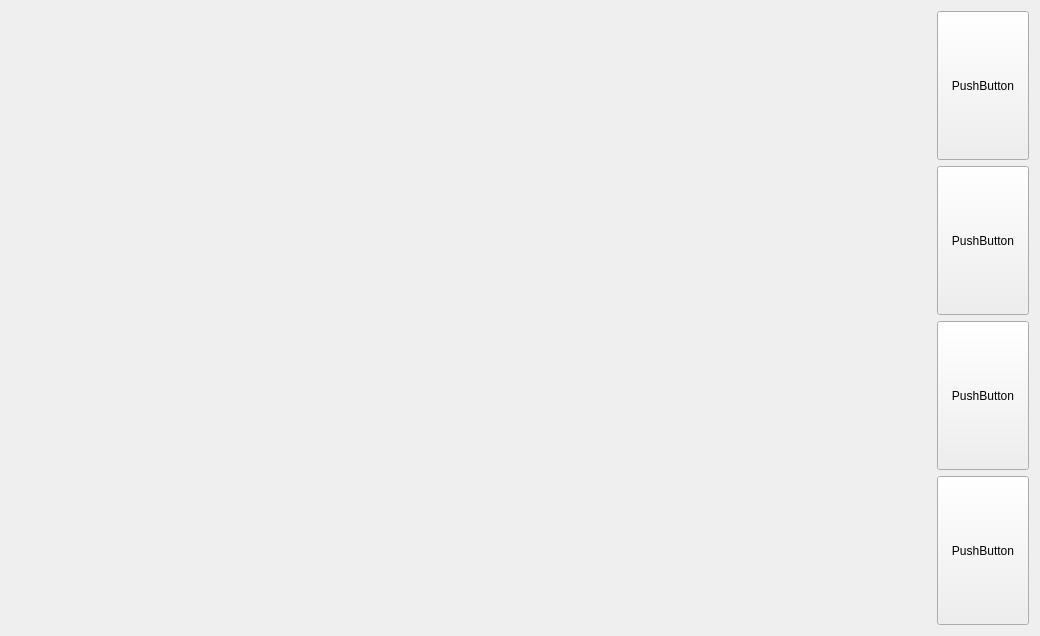
<?xml version="1.0" encoding="UTF-8"?>
<ui version="4.0">
 <class>Form</class>
 <widget class="QWidget" name="Form">
  <property name="geometry">
   <rect>
    <x>0</x>
    <y>0</y>
    <width>1040</width>
    <height>636</height>
   </rect>
  </property>
  <property name="windowTitle">
   <string>Form</string>
  </property>
  <layout class="QHBoxLayout" name="horizontalLayout" stretch="10,1">
   <item>
    <widget class="PlotWidget" name="graphWidget" native="true">
     <property name="minimumSize">
      <size>
       <width>300</width>
       <height>0</height>
      </size>
     </property>
    </widget>
   </item>
   <item>
    <layout class="QVBoxLayout" name="verticalLayout" stretch="0,0,0,0">
     <item>
      <widget class="QPushButton" name="btn_save">
       <property name="sizePolicy">
        <sizepolicy hsizetype="Expanding" vsizetype="Expanding">
         <horstretch>0</horstretch>
         <verstretch>0</verstretch>
        </sizepolicy>
       </property>
       <property name="minimumSize">
        <size>
         <width>60</width>
         <height>60</height>
        </size>
       </property>
       <property name="text">
        <string>PushButton</string>
       </property>
      </widget>
     </item>
     <item>
      <widget class="QPushButton" name="btn_lear">
       <property name="sizePolicy">
        <sizepolicy hsizetype="Expanding" vsizetype="Expanding">
         <horstretch>0</horstretch>
         <verstretch>0</verstretch>
        </sizepolicy>
       </property>
       <property name="minimumSize">
        <size>
         <width>60</width>
         <height>60</height>
        </size>
       </property>
       <property name="text">
        <string>PushButton</string>
       </property>
      </widget>
     </item>
     <item>
      <widget class="QPushButton" name="btn_ch">
       <property name="sizePolicy">
        <sizepolicy hsizetype="Expanding" vsizetype="Expanding">
         <horstretch>0</horstretch>
         <verstretch>0</verstretch>
        </sizepolicy>
       </property>
       <property name="minimumSize">
        <size>
         <width>60</width>
         <height>60</height>
        </size>
       </property>
       <property name="text">
        <string>PushButton</string>
       </property>
      </widget>
     </item>
     <item>
      <widget class="QPushButton" name="btn_start">
       <property name="sizePolicy">
        <sizepolicy hsizetype="Expanding" vsizetype="Expanding">
         <horstretch>1</horstretch>
         <verstretch>0</verstretch>
        </sizepolicy>
       </property>
       <property name="minimumSize">
        <size>
         <width>60</width>
         <height>60</height>
        </size>
       </property>
       <property name="text">
        <string>PushButton</string>
       </property>
      </widget>
     </item>
    </layout>
   </item>
  </layout>
 </widget>
 <customwidgets>
  <customwidget>
   <class>PlotWidget</class>
   <extends>QWidget</extends>
   <header>pyqtgraph</header>
   <container>1</container>
  </customwidget>
 </customwidgets>
 <resources/>
 <connections/>
</ui>
